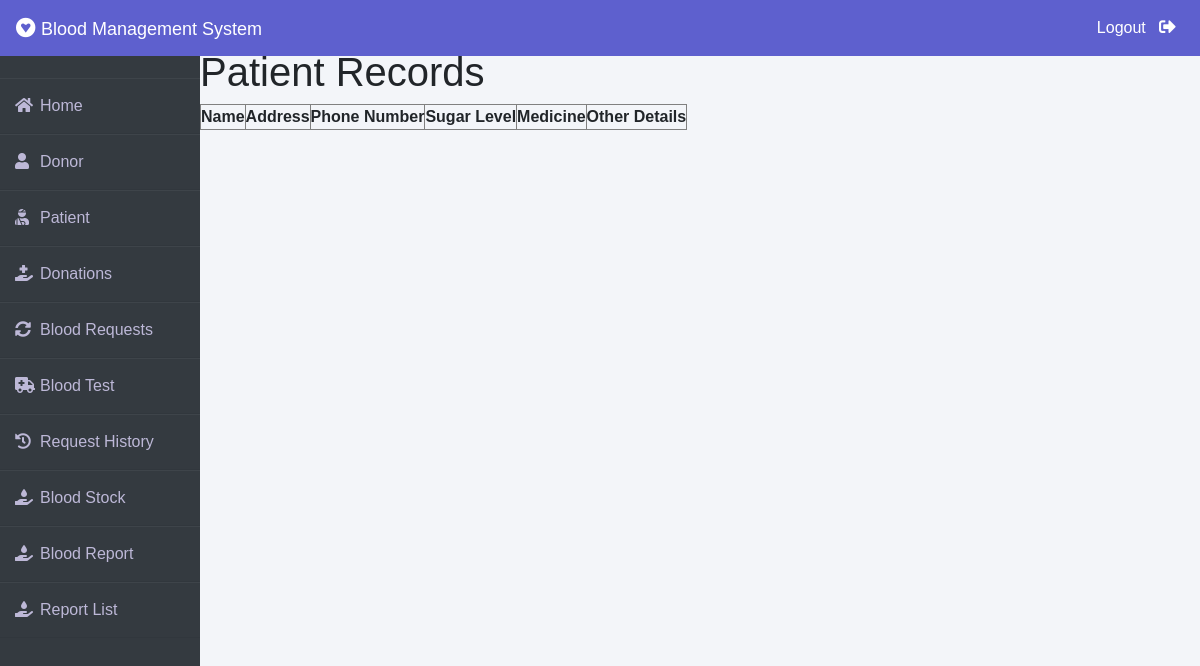
The page /list/ (signed in) on the database as committed earlier.
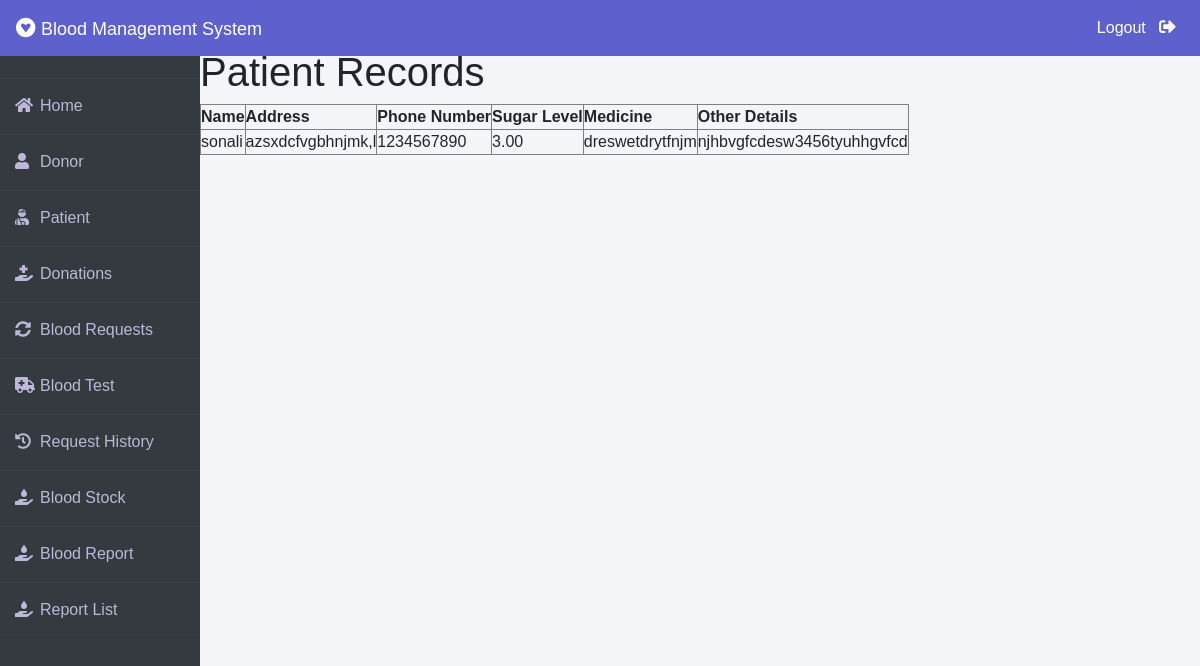
The same page on the database as committed later.
### blood/models.py (models this page shows, shortened)
class Report(models.Model):
    user = models.ForeignKey(User, on_delete=models.CASCADE, related_name='patients')
    address = models.TextField()
    phone_number = models.CharField(max_length=15)
    sugar_level = models.DecimalField(max_digits=5, decimal_places=2)
    medicine = models.TextField()
    other_details = models.TextField(blank=True, null=True)

### blood/views.py (the view)
# urls.py: path('list/', list_report, name='list_report'),
@login_required
def list_report(request):
    report = Report.objects.all()
    return render(request, 'blood/list_report.html', {'report': report})

### templates/blood/list_report.html
{% extends 'blood/adminbase.html' %}
{% block content %}
{% load widget_tweaks %}
{%load static%}
    <h1>Patient Records</h1>
    <table border="1">
        <tr>
            <th>Name</th>
            <th>Address</th>
            <th>Phone Number</th>
            <th>Sugar Level</th>
            <th>Medicine</th>
            <th>Other Details</th>
        </tr>
        {% for report in report %}
        <tr>
            <td>{{ report.user.username }}</td>
            <td>{{ report.address }}</td>
            <td>{{ report.phone_number }}</td>
            <td>{{ report.sugar_level }}</td>
            <td>{{ report.medicine }}</td>
            <td>{{ report.other_details }}</td>
        </tr>
        {% endfor %}
    </table>
    {% endblock content %}

Rows that differ between the two databases and show on the page:
added Report: user.username "sonali", address "azsxdcfvgbhnjmk,l", phone_number "1234567890", sugar_level "3.00", medicine "dreswetdrytfnjm", other_details "njhbvgfcdesw3456tyuhhgvfcd"
